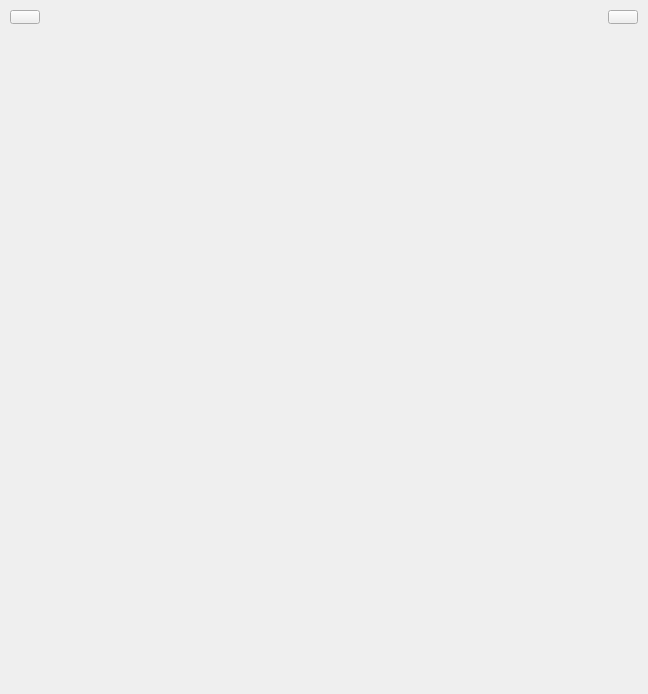
<?xml version="1.0" encoding="UTF-8"?>
<ui version="4.0">
 <class>Theoretical_Material</class>
 <widget class="QWidget" name="Theoretical_Material">
  <property name="geometry">
   <rect>
    <x>0</x>
    <y>0</y>
    <width>648</width>
    <height>694</height>
   </rect>
  </property>
  <property name="windowTitle">
   <string>Theoretical_Material</string>
  </property>
  <widget class="QLabel" name="label">
   <property name="geometry">
    <rect>
     <x>0</x>
     <y>0</y>
     <width>648</width>
     <height>694</height>
    </rect>
   </property>
   <property name="text">
    <string/>
   </property>
  </widget>
  <widget class="QPushButton" name="Next_Page">
   <property name="geometry">
    <rect>
     <x>608</x>
     <y>10</y>
     <width>30</width>
     <height>14</height>
    </rect>
   </property>
   <property name="text">
    <string/>
   </property>
   <property name="icon">
    <iconset>
     <normaloff>../../../../../Desktop/TerVer_Lab1/TerVer_Lab1/Resources/next.png</normaloff>../../../../../Desktop/TerVer_Lab1/TerVer_Lab1/Resources/next.png</iconset>
   </property>
  </widget>
  <widget class="QPushButton" name="Previous_Page">
   <property name="geometry">
    <rect>
     <x>10</x>
     <y>10</y>
     <width>30</width>
     <height>14</height>
    </rect>
   </property>
   <property name="text">
    <string/>
   </property>
   <property name="icon">
    <iconset>
     <normaloff>../../../../../Desktop/TerVer_Lab1/TerVer_Lab1/Resources/back.png</normaloff>../../../../../Desktop/TerVer_Lab1/TerVer_Lab1/Resources/back.png</iconset>
   </property>
  </widget>
 </widget>
 <layoutdefault spacing="6" margin="11"/>
 <resources/>
 <connections/>
</ui>
